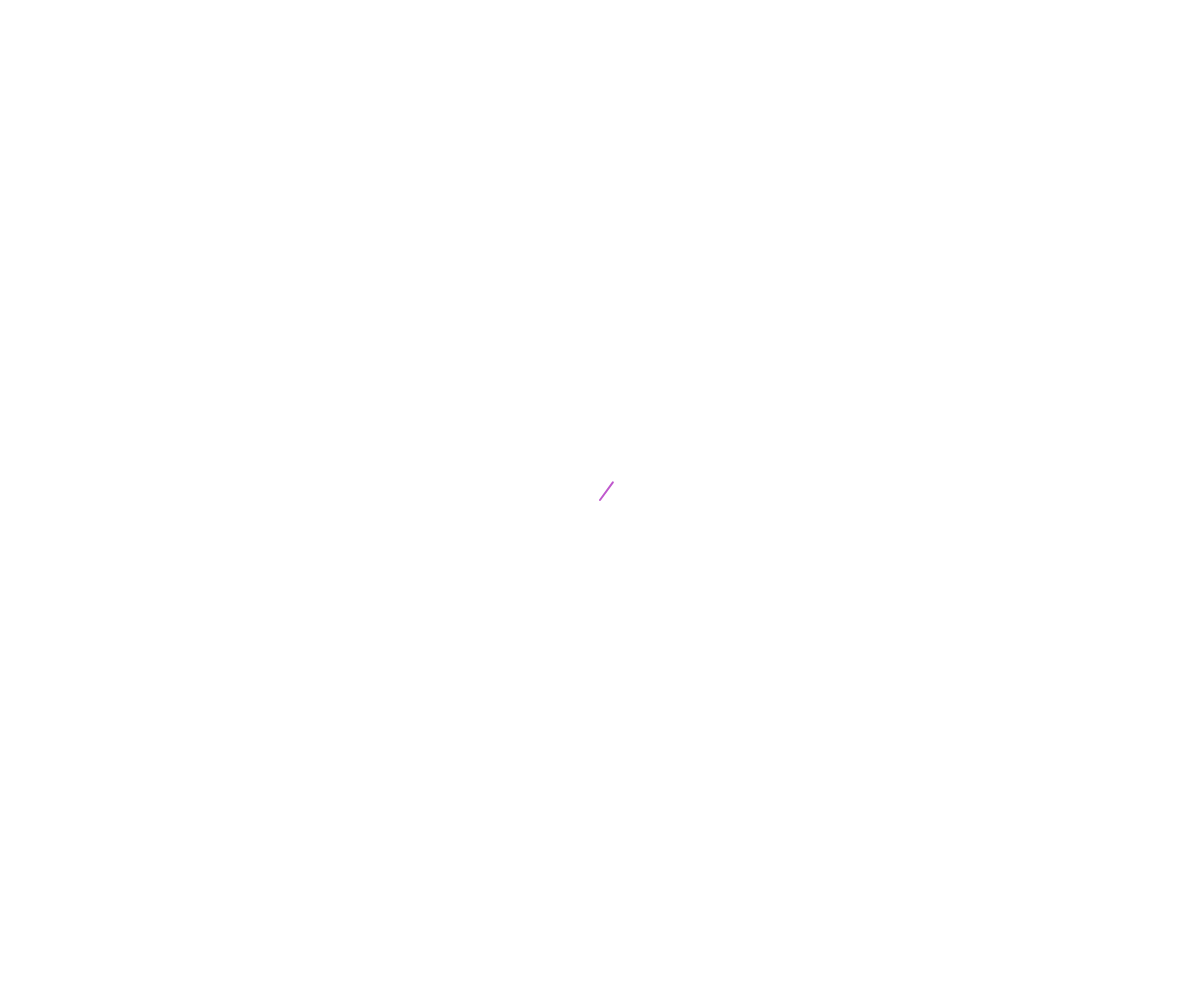
Frame 1 (no input)
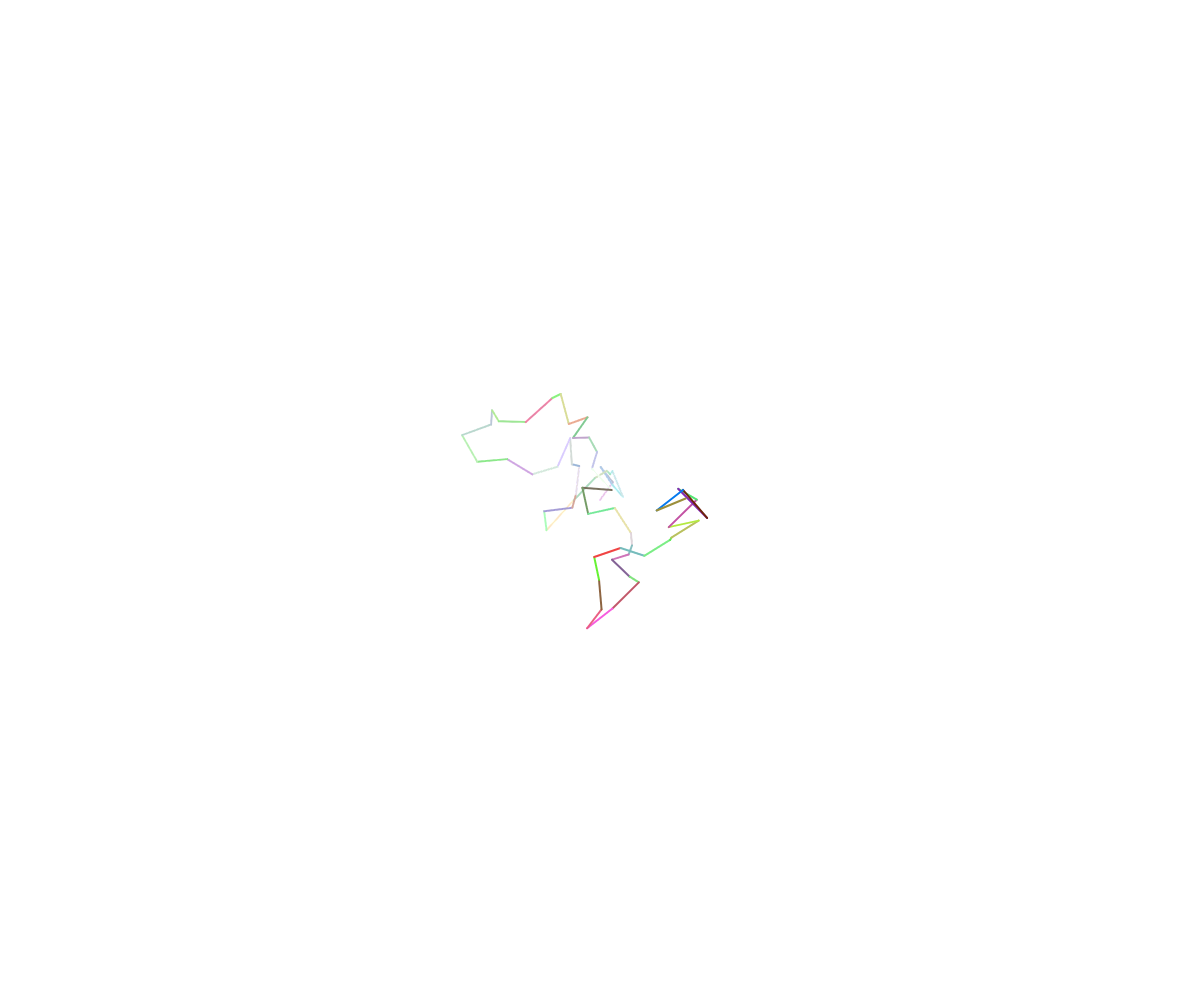
Frame 60 (no input)
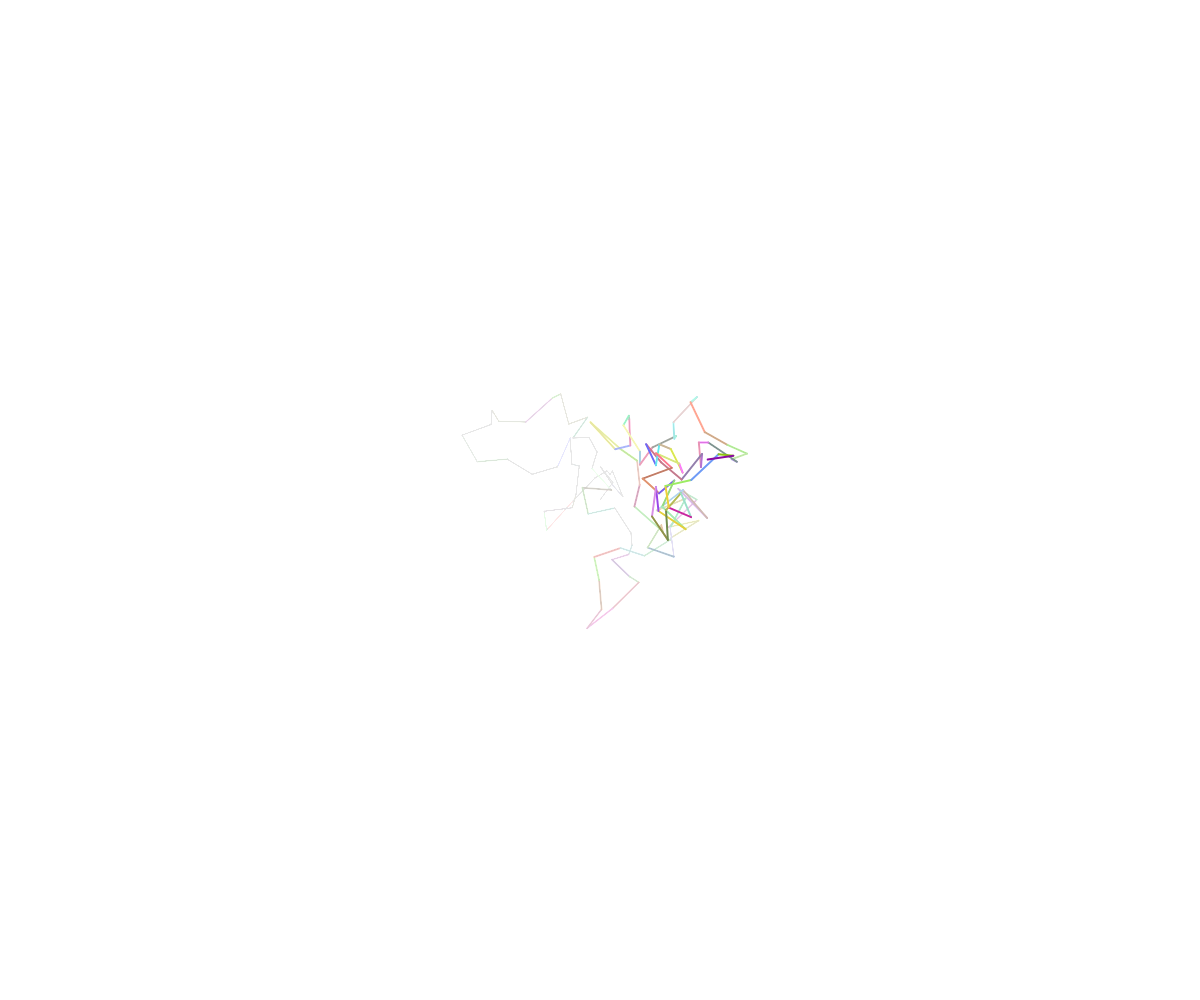
Frame 120 (the mouse pressed at the canvas centre since frame 60)

The p5.js sketch that drew these frames (run headless with seeded random() and noise() and a simulated clock; from frame 60 on, the mouse is pressed at the canvas centre):

// p5.js sketch
// ── sketch.js

var x, y, t, v, factorCrescimento, xAnterior, yAnterior;
function setup() 
{
  createCanvas (windowWidth, windowHeight);

  x = width/2;
  y = height/2;
  xAnterior = x;
  yAnterior = y;


  v = 30;
  t = v;
  factorCrescimento = 2;
  
}


function draw() 
{
  if (frameCount%50) background(255, 5);
  //background(random);
  x += random(-v, v);
  y += random(-v, v);
  
 
  if (x <= 0) x+=t;
  if (x >= width) x-=t;
  if (y <= 0) y+=t;
  if (y >= height) y-=t;

  if (t > 30 || t < 0 )factorCrescimento *=- 1;

  t += factorCrescimento;



  noFill();
  strokeWeight(2);
  stroke(random(255), random(255),random(255));
  line(xAnterior, yAnterior, x, y);

  xAnterior = x;
  yAnterior = y;
}


function windowResized() 
{
  resizeCanvas (windowWidth, windowHeight);
}
